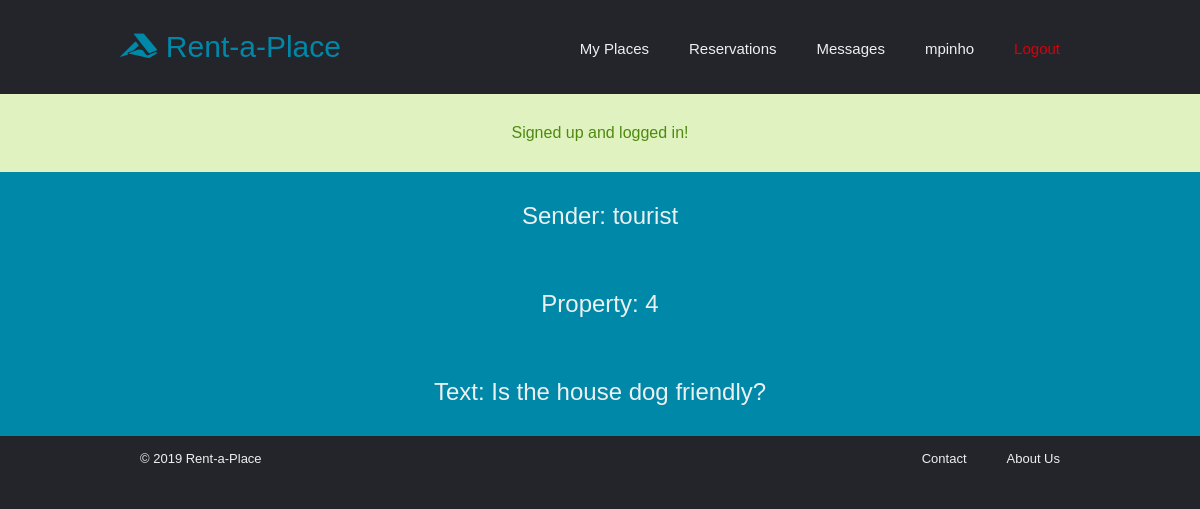
/pages/messages.php (signed in), run on the app's committed database.
### tables this page shows
CREATE TABLE Messages (id INTEGER PRIMARY KEY, text VARCHAR NOT NULL, propertyID INTEGER REFERENCES Properties (id) ON UPDATE CASCADE, touristID INTEGER REFERENCES Tourists (id) ON UPDATE CASCADE, senderUsername VARCHAR, recipientUsername VARCHAR);

### pages/messages.php (called while the page is built, shortened)
<?php
  include_once('../templates/common/tpl_common.php');
  include_once('../templates/common/tpl_messages.php');
  include_once('../database/db_user.php');
  $received = getReceivedMessages($_SESSION['username']);
  draw_messages($received);

### database/db_user.php (called while the page is built, shortened)
<?php
 function getReceivedMessages($username)
 {
     $db = Database::instance()->db();
     $stmt = $db->prepare('SELECT * FROM Messages WHERE recipientUsername = ? ');
     $stmt->execute(array($username));
     return $stmt->fetchAll();
 }

### templates/common/tpl_messages.php (the view, shortened to what this page needs)
<?php function draw_messages($messages)
{
    ?>
  <section id="messages">
  <?php
    foreach ($messages as $message) {
        draw_message($message);
    } ?>
  </section>
<?php
} ?>
<?php function draw_message($message)
    {
        ?>
<article class="message">
  <h2>Sender: <?=$message['senderUsername']?></h2>
  <h2>Property: <?=$message['propertyID']?></h2>
  <h2>Text: <?=$message['text']?></h2>
</article>
<?php
    } ?>

### css/style.css (style rules this page uses)
* { box-sizing: border-box; margin: 0; padding: 0; background-color: #24252a; font-family: "Montserrat", sans-serif; font-weight: 500; }

### css/auth.css (style rules this page uses)
h2 { color: #edf0f1; background-color: #0088a9; padding: 30px 10%; text-align: center; }

### data on the page
messages: senderUsername "tourist", propertyID "4", text "Is the house dog friendly?"

### other printed values
$username "mpinho"
$message['content'] "Signed up and logged in!"
